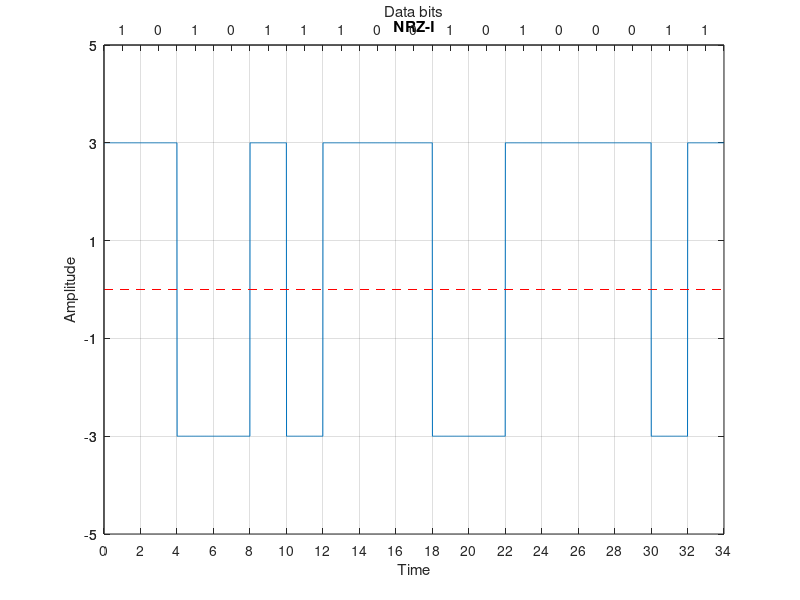

MATLAB code for this plot:
close all; clear all; clc;

bits = [1 0 1 0 1 1 1 0 0 1 0 1 0 0 0 1 1];
bit_duration = 2;

fs = 100;
total_time = length(bits) * bit_duration;
time = 0: 1/fs : total_time;

amplitude = 3;

# Modulation
prv_state = -1;
for i = 1 : length(bits)
  if bits(i) == 1
      signal_value(i) = -prv_state * amplitude;
      prv_state = -prv_state;
  else
      signal_value(i) = prv_state * amplitude;
  endif
endfor

idx = 1;
for i = 1 : length(time)
  modulated_signal(i) = signal_value(idx);
  if time(i)/bit_duration >= idx
      idx = idx+1;
  endif
endfor


# Ploting
plot(time, modulated_signal);
xticks([0: bit_duration: total_time]);
yticks([-5: 2: 5]);
ylim([-5, 5]);
xlim([0, total_time]);
grid on;
title('NRZ-I');
xlabel('Time');
ylabel('Amplitude');
line([0, total_time], [0, 0], 'linestyle', '--', 'color', 'r')

# Top axis
ax1 = gca;
ax2 = axes('position', get(ax1, 'position'), 'color', 'none');
set(ax2, 'xaxislocation', 'top');
set(ax2, 'xlim', get(ax1, 'xlim'));
set(ax2, 'ylim', get(ax1, 'ylim'));
set(ax2, 'xtick', [bit_duration/2: bit_duration: total_time]);
set(ax2, 'ytick', get(ax1, 'ytick'));
set(ax2, 'xticklabel', bits);
set(ax2, 'xlabel', 'Data bits');


# Demodulation
prv_state = -1;
idx = 1;
for i = 1 : length(time)
    if time(i)/bit_duration >= idx
        value = modulated_signal(i)/amplitude;
        if value == prv_state
          received(idx) = 0;
        else
          received(idx) = 1;
        endif
        prv_state = value;
        idx = idx + 1;
    endif
endfor

disp('Sender End: ');
disp(bits);
disp('Receiver End: ');
disp(received);
